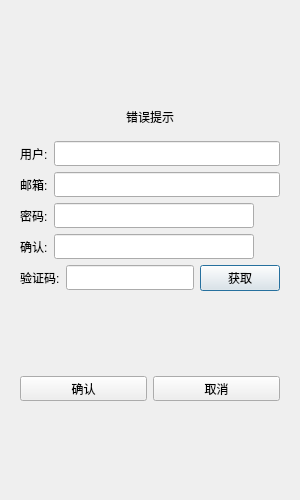
<?xml version="1.0" encoding="UTF-8"?>
<ui version="4.0">
 <class>RegisterDialog</class>
 <widget class="QDialog" name="RegisterDialog">
  <property name="geometry">
   <rect>
    <x>0</x>
    <y>0</y>
    <width>300</width>
    <height>500</height>
   </rect>
  </property>
  <property name="minimumSize">
   <size>
    <width>300</width>
    <height>500</height>
   </size>
  </property>
  <property name="maximumSize">
   <size>
    <width>300</width>
    <height>500</height>
   </size>
  </property>
  <property name="windowTitle">
   <string>Dialog</string>
  </property>
  <layout class="QVBoxLayout" name="verticalLayout_2">
   <item>
    <layout class="QVBoxLayout" name="verticalLayout">
     <item>
      <widget class="QStackedWidget" name="stackedWidget">
       <property name="currentIndex">
        <number>0</number>
       </property>
       <widget class="QWidget" name="page">
        <layout class="QVBoxLayout" name="verticalLayout_3">
         <item>
          <spacer name="verticalSpacer">
           <property name="orientation">
            <enum>Qt::Orientation::Vertical</enum>
           </property>
           <property name="sizeHint" stdset="0">
            <size>
             <width>20</width>
             <height>40</height>
            </size>
           </property>
          </spacer>
         </item>
         <item>
          <widget class="QWidget" name="widget" native="true">
           <layout class="QVBoxLayout" name="verticalLayout_4">
            <item>
             <widget class="QLabel" name="err_tip">
              <property name="text">
               <string>错误提示</string>
              </property>
              <property name="alignment">
               <set>Qt::AlignmentFlag::AlignCenter</set>
              </property>
             </widget>
            </item>
           </layout>
          </widget>
         </item>
         <item>
          <layout class="QHBoxLayout" name="horizontalLayout">
           <item>
            <widget class="QLabel" name="user_label">
             <property name="minimumSize">
              <size>
               <width>0</width>
               <height>25</height>
              </size>
             </property>
             <property name="maximumSize">
              <size>
               <width>16777215</width>
               <height>25</height>
              </size>
             </property>
             <property name="text">
              <string>用户:</string>
             </property>
            </widget>
           </item>
           <item>
            <widget class="QLineEdit" name="user_edit">
             <property name="minimumSize">
              <size>
               <width>0</width>
               <height>25</height>
              </size>
             </property>
             <property name="maximumSize">
              <size>
               <width>16777215</width>
               <height>25</height>
              </size>
             </property>
            </widget>
           </item>
          </layout>
         </item>
         <item>
          <layout class="QHBoxLayout" name="horizontalLayout_2">
           <item>
            <widget class="QLabel" name="email_label">
             <property name="minimumSize">
              <size>
               <width>0</width>
               <height>25</height>
              </size>
             </property>
             <property name="maximumSize">
              <size>
               <width>16777215</width>
               <height>25</height>
              </size>
             </property>
             <property name="text">
              <string>邮箱:</string>
             </property>
            </widget>
           </item>
           <item>
            <widget class="QLineEdit" name="email_edit">
             <property name="minimumSize">
              <size>
               <width>0</width>
               <height>25</height>
              </size>
             </property>
             <property name="maximumSize">
              <size>
               <width>16777215</width>
               <height>25</height>
              </size>
             </property>
            </widget>
           </item>
          </layout>
         </item>
         <item>
          <layout class="QHBoxLayout" name="horizontalLayout_3">
           <item>
            <widget class="QLabel" name="pass_label">
             <property name="minimumSize">
              <size>
               <width>0</width>
               <height>25</height>
              </size>
             </property>
             <property name="maximumSize">
              <size>
               <width>16777215</width>
               <height>25</height>
              </size>
             </property>
             <property name="text">
              <string>密码:</string>
             </property>
            </widget>
           </item>
           <item>
            <widget class="QLineEdit" name="pass_edit">
             <property name="minimumSize">
              <size>
               <width>0</width>
               <height>25</height>
              </size>
             </property>
             <property name="maximumSize">
              <size>
               <width>16777215</width>
               <height>25</height>
              </size>
             </property>
            </widget>
           </item>
           <item>
            <widget class="ClickedLabel" name="pass_visible">
             <property name="minimumSize">
              <size>
               <width>20</width>
               <height>20</height>
              </size>
             </property>
             <property name="maximumSize">
              <size>
               <width>20</width>
               <height>20</height>
              </size>
             </property>
             <property name="text">
              <string/>
             </property>
            </widget>
           </item>
          </layout>
         </item>
         <item>
          <layout class="QHBoxLayout" name="horizontalLayout_4">
           <item>
            <widget class="QLabel" name="confirm_label">
             <property name="minimumSize">
              <size>
               <width>0</width>
               <height>25</height>
              </size>
             </property>
             <property name="maximumSize">
              <size>
               <width>16777215</width>
               <height>25</height>
              </size>
             </property>
             <property name="text">
              <string>确认:</string>
             </property>
            </widget>
           </item>
           <item>
            <widget class="QLineEdit" name="confirm_edit">
             <property name="minimumSize">
              <size>
               <width>0</width>
               <height>25</height>
              </size>
             </property>
             <property name="maximumSize">
              <size>
               <width>16777215</width>
               <height>25</height>
              </size>
             </property>
            </widget>
           </item>
           <item>
            <widget class="ClickedLabel" name="confirm_visible">
             <property name="minimumSize">
              <size>
               <width>20</width>
               <height>20</height>
              </size>
             </property>
             <property name="maximumSize">
              <size>
               <width>20</width>
               <height>20</height>
              </size>
             </property>
             <property name="text">
              <string/>
             </property>
            </widget>
           </item>
          </layout>
         </item>
         <item>
          <layout class="QHBoxLayout" name="horizontalLayout_5">
           <item>
            <widget class="QLabel" name="varify_label">
             <property name="minimumSize">
              <size>
               <width>0</width>
               <height>25</height>
              </size>
             </property>
             <property name="maximumSize">
              <size>
               <width>16777215</width>
               <height>25</height>
              </size>
             </property>
             <property name="text">
              <string>验证码:</string>
             </property>
            </widget>
           </item>
           <item>
            <widget class="QLineEdit" name="varify_edit">
             <property name="minimumSize">
              <size>
               <width>0</width>
               <height>25</height>
              </size>
             </property>
             <property name="maximumSize">
              <size>
               <width>16777215</width>
               <height>25</height>
              </size>
             </property>
            </widget>
           </item>
           <item>
            <widget class="TimerBtn" name="get_code">
             <property name="text">
              <string>获取</string>
             </property>
            </widget>
           </item>
          </layout>
         </item>
         <item>
          <spacer name="verticalSpacer_3">
           <property name="orientation">
            <enum>Qt::Orientation::Vertical</enum>
           </property>
           <property name="sizeHint" stdset="0">
            <size>
             <width>20</width>
             <height>40</height>
            </size>
           </property>
          </spacer>
         </item>
         <item>
          <layout class="QHBoxLayout" name="horizontalLayout_6">
           <item>
            <widget class="QPushButton" name="sure_btn">
             <property name="minimumSize">
              <size>
               <width>0</width>
               <height>25</height>
              </size>
             </property>
             <property name="maximumSize">
              <size>
               <width>16777215</width>
               <height>25</height>
              </size>
             </property>
             <property name="text">
              <string>确认</string>
             </property>
            </widget>
           </item>
           <item>
            <widget class="QPushButton" name="cancel_btn">
             <property name="minimumSize">
              <size>
               <width>0</width>
               <height>25</height>
              </size>
             </property>
             <property name="maximumSize">
              <size>
               <width>16777215</width>
               <height>25</height>
              </size>
             </property>
             <property name="text">
              <string>取消</string>
             </property>
            </widget>
           </item>
          </layout>
         </item>
         <item>
          <spacer name="verticalSpacer_2">
           <property name="orientation">
            <enum>Qt::Orientation::Vertical</enum>
           </property>
           <property name="sizeHint" stdset="0">
            <size>
             <width>20</width>
             <height>40</height>
            </size>
           </property>
          </spacer>
         </item>
        </layout>
       </widget>
       <widget class="QWidget" name="page_2">
        <layout class="QVBoxLayout" name="verticalLayout_5">
         <item>
          <spacer name="verticalSpacer_4">
           <property name="orientation">
            <enum>Qt::Orientation::Vertical</enum>
           </property>
           <property name="sizeHint" stdset="0">
            <size>
             <width>20</width>
             <height>40</height>
            </size>
           </property>
          </spacer>
         </item>
         <item>
          <widget class="QLabel" name="tip_lb">
           <property name="text">
            <string>注册成功,5s后返回登录</string>
           </property>
           <property name="alignment">
            <set>Qt::AlignmentFlag::AlignCenter</set>
           </property>
          </widget>
         </item>
         <item>
          <widget class="QLabel" name="tip2_lb">
           <property name="text">
            <string>可点击返回按钮直接返回登陆界面</string>
           </property>
           <property name="alignment">
            <set>Qt::AlignmentFlag::AlignCenter</set>
           </property>
          </widget>
         </item>
         <item>
          <spacer name="verticalSpacer_5">
           <property name="orientation">
            <enum>Qt::Orientation::Vertical</enum>
           </property>
           <property name="sizeHint" stdset="0">
            <size>
             <width>20</width>
             <height>40</height>
            </size>
           </property>
          </spacer>
         </item>
         <item>
          <widget class="QWidget" name="widget_2" native="true">
           <layout class="QHBoxLayout" name="horizontalLayout_7">
            <item>
             <spacer name="horizontalSpacer">
              <property name="orientation">
               <enum>Qt::Orientation::Horizontal</enum>
              </property>
              <property name="sizeHint" stdset="0">
               <size>
                <width>40</width>
                <height>20</height>
               </size>
              </property>
             </spacer>
            </item>
            <item>
             <widget class="QPushButton" name="return_btn">
              <property name="minimumSize">
               <size>
                <width>0</width>
                <height>25</height>
               </size>
              </property>
              <property name="maximumSize">
               <size>
                <width>16777215</width>
                <height>25</height>
               </size>
              </property>
              <property name="text">
               <string>返回登录</string>
              </property>
             </widget>
            </item>
            <item>
             <spacer name="horizontalSpacer_2">
              <property name="orientation">
               <enum>Qt::Orientation::Horizontal</enum>
              </property>
              <property name="sizeHint" stdset="0">
               <size>
                <width>40</width>
                <height>20</height>
               </size>
              </property>
             </spacer>
            </item>
           </layout>
          </widget>
         </item>
         <item>
          <spacer name="verticalSpacer_7">
           <property name="orientation">
            <enum>Qt::Orientation::Vertical</enum>
           </property>
           <property name="sizeHint" stdset="0">
            <size>
             <width>20</width>
             <height>40</height>
            </size>
           </property>
          </spacer>
         </item>
        </layout>
       </widget>
      </widget>
     </item>
    </layout>
   </item>
  </layout>
 </widget>
 <customwidgets>
  <customwidget>
   <class>ClickedLabel</class>
   <extends>QLabel</extends>
   <header>clickedlabel.h</header>
  </customwidget>
  <customwidget>
   <class>TimerBtn</class>
   <extends>QPushButton</extends>
   <header>timerbtn.h</header>
  </customwidget>
 </customwidgets>
 <resources/>
 <connections/>
</ui>
